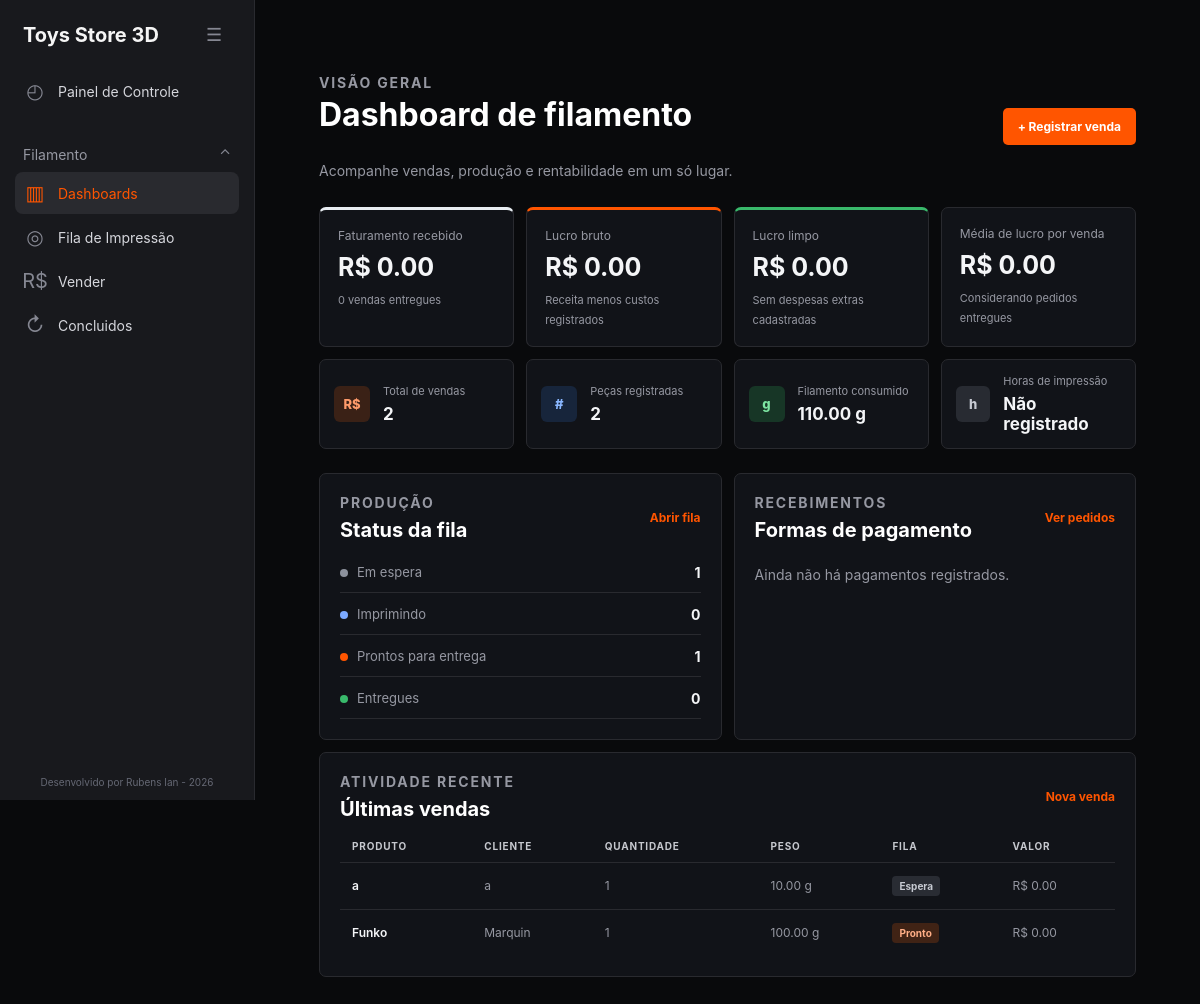
The app's page /filamento/dashboard/ (signed in), older data.
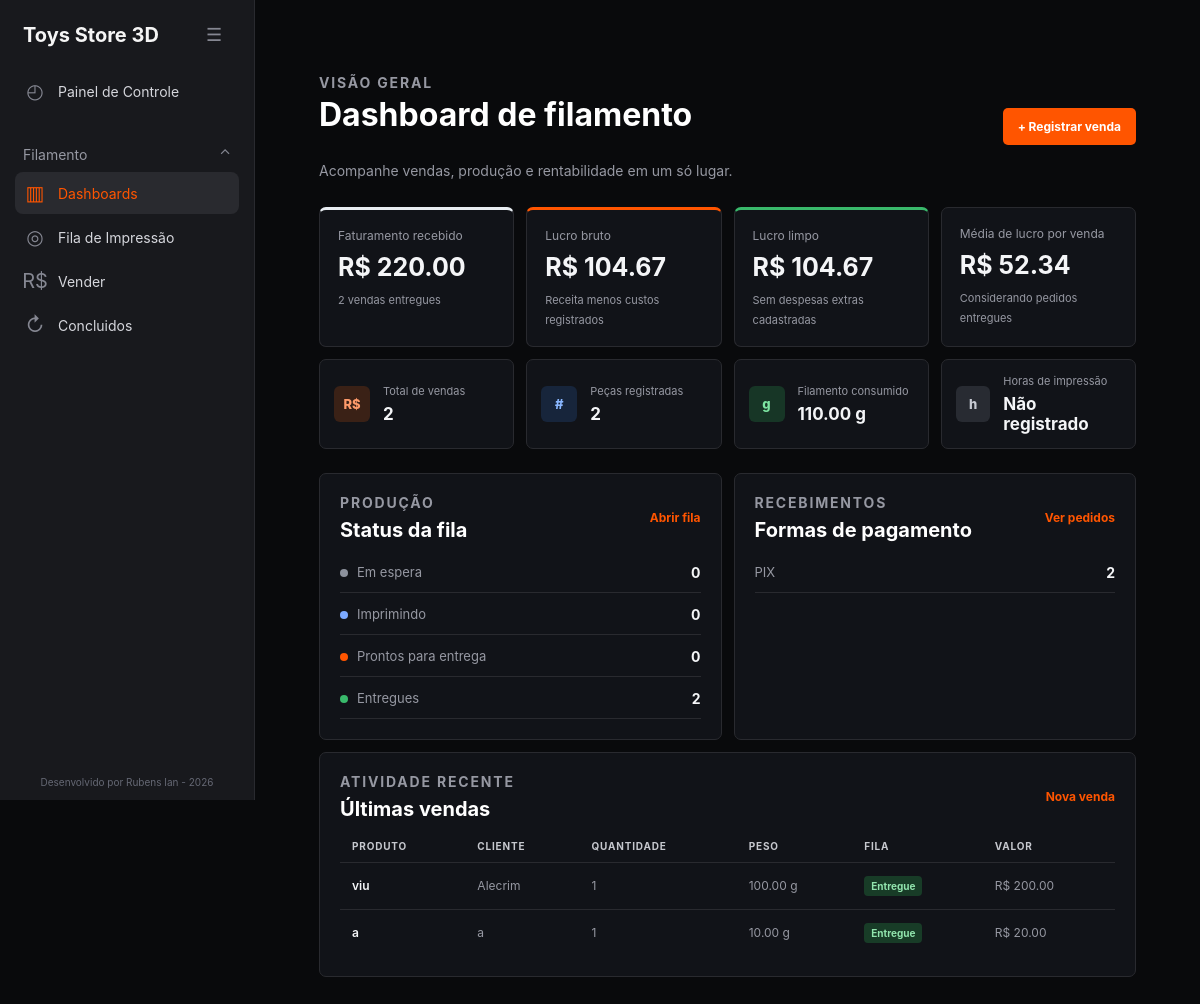
The same page, newer data.
### gestaofilamento/models.py (models this page shows, shortened)
class Venda(models.Model):
    FILA_CHOICES = [
        ('espera', 'Espera'),
        ('executando', 'Executando'),
        ('pronto', 'Pronto'),
        ('entregue', 'Entregue'),
    ]
    PAGAMENTO_CHOICES = [
        ('pix', 'PIX'),
        ('dinheiro', 'Dinheiro'),
        ('cartao_credito', 'Cartão de Crédito'),
        ('cartao_debito', 'Cartão de Débito'),
        ('pendente', 'Pendente'),
    ]
    STATUS_CHOICES = [
        ('aberto', 'Aberto'),
        ('pago', 'Pago'),
        ('cancelado', 'Cancelado'),
    ]
    id = models.AutoField(primary_key=True)
    cliente = models.CharField(max_length=150)
    produto = models.CharField(max_length=200)
    quantidade = models.PositiveIntegerField(default=1)
    peso = models.DecimalField(
        max_digits=10,
        decimal_places=2,
        default=0
    )
    link = models.URLField(blank=True, null=True)
    tamanho = models.CharField(max_length=100, blank=True, null=True)
    custo = models.DecimalField(
        max_digits=10,
        decimal_places=2,
        default=0
    )
    valor = models.DecimalField(
        max_digits=10,
        decimal_places=2,
        default=0
    )
    valor_esperado = models.DecimalField(
        max_digits=10,
        decimal_places=2,
        default=0
    )
    lucro = models.DecimalField(
        max_digits=10,
        decimal_places=2,
        default=0
    )
    lucro_percentual = models.DecimalField(
        max_digits=10,
        decimal_places=2,
        default=0
    )
    fila = models.CharField(
        max_length=20,
        choices=FILA_CHOICES,
        default='espera'
    )
    pagamento = models.CharField(
        max_length=30,
        choices=PAGAMENTO_CHOICES,
        default='pendente'
    )
    status = models.CharField(
        max_length=20,
        choices=STATUS_CHOICES,
        default='aberto'
    )
    data = models.DateTimeField(auto_now_add=True)
    observacao = models.TextField(blank=True, null=True)

### gestaofilamento/views.py (the view)
# urls.py: path("dashboard/", views.dashboard, name="dashboard"),
@login_required
def dashboard(request):
    vendas = Venda.objects.all()
    vendas_entregues = vendas.filter(fila='entregue')
    resumo = vendas.aggregate(
        quantidade_vendas=Count('id'),
        quantidade_pecas=Coalesce(
            Sum('quantidade'),
            0,
            output_field=IntegerField(),
        ),
        filamento_gramas=Coalesce(
            Sum('peso'),
            Decimal('0'),
            output_field=DecimalField(max_digits=12, decimal_places=2),
        ),
    )
    financeiro = vendas_entregues.aggregate(
        faturamento=Coalesce(
            Sum('valor'),
            Decimal('0'),
            output_field=DecimalField(max_digits=12, decimal_places=2),
        ),
        custo_total=Coalesce(
            Sum('custo'),
            Decimal('0'),
            output_field=DecimalField(max_digits=12, decimal_places=2),
        ),
        lucro_bruto=Coalesce(
            Sum('lucro'),
            Decimal('0'),
            output_field=DecimalField(max_digits=12, decimal_places=2),
        ),
        lucro_medio=Coalesce(
            Avg('lucro'),
            Decimal('0'),
            output_field=DecimalField(max_digits=12, decimal_places=2),
        ),
    )
    quantidade_entregues = vendas_entregues.count()
    fila_resumo = {
        'espera': vendas.filter(fila='espera').count(),
        'executando': vendas.filter(fila='executando').count(),
        'pronto': vendas.filter(fila='pronto').count(),
        'entregue': quantidade_entregues,
    }
    nomes_pagamento = dict(Venda.PAGAMENTO_CHOICES)
    pagamentos = [
        {
            'nome': nomes_pagamento.get(item['pagamento'], item['pagamento']),
            'total': item['total'],
        }
        for item in vendas_entregues.values('pagamento').annotate(total=Count('id')).order_by('-total')
    ]
    context = {
        **resumo,
        **financeiro,
        'lucro_liquido': financeiro['lucro_bruto'],
        'quantidade_entregues': quantidade_entregues,
        'fila_resumo': fila_resumo,
        'pagamentos': pagamentos,
        'ultimas_vendas': vendas.order_by('-data')[:5],
    }
    return render(request, 'filamento/dashboard.html', context)

### templates/filamento/dashboard.html (shortened to what the changed rows need)
{% load static %}
<!DOCTYPE html>
<html lang="pt-br">
<head>
    <link rel="stylesheet" href="{% static 'css/filamento/dashboard.css' %}">
</head>
<body>
    {% include "utilitys/sidebar.html" %}
    <main class="page-content">
        {% block content %}
        <section class="dashboard-pagina">
            <header class="dashboard-cabecalho">
                <div>
                    <h1>Dashboard de filamento</h1>
                </div>
            </header>
            <section class="dashboard-grade dashboard-grade-principal" aria-label="Resumo financeiro">
                <article class="dashboard-card dashboard-card-destaque">
                    <span class="dashboard-card-rotulo">Faturamento recebido</span>
                    <strong>R$ {{ faturamento|floatformat:2 }}</strong>
                    <small>{{ quantidade_entregues }} venda{{ quantidade_entregues|pluralize }} entregue{{ quantidade_entregues|pluralize }}</small>
                </article>
                <article class="dashboard-card dashboard-card-laranja">
                    <span class="dashboard-card-rotulo">Lucro bruto</span>
                    <strong>R$ {{ lucro_bruto|floatformat:2 }}</strong>
                    <small>Receita menos custos registrados</small>
                </article>
                <article class="dashboard-card dashboard-card-verde">
                    <span class="dashboard-card-rotulo">Lucro limpo</span>
                    <strong>R$ {{ lucro_liquido|floatformat:2 }}</strong>
                    <small>Sem despesas extras cadastradas</small>
                </article>
                <article class="dashboard-card">
                    <span class="dashboard-card-rotulo">Média de lucro por venda</span>
                    <strong>R$ {{ lucro_medio|floatformat:2 }}</strong>
                    <small>Considerando pedidos entregues</small>
                </article>
            </section>
            <section class="dashboard-layout">
                <article class="dashboard-panel">
                    <div class="dashboard-panel-cabecalho">
                        <div><p class="dashboard-eyebrow">Produção</p><h2>Status da fila</h2></div>
                    </div>
                    <div class="dashboard-status-lista">
                        <div><span><i class="status-ponto status-espera"></i>Em espera</span><strong>{{ fila_resumo.espera }}</strong></div>
                        <div><span><i class="status-ponto status-pronto"></i>Prontos para entrega</span><strong>{{ fila_resumo.pronto }}</strong></div>
                        <div><span><i class="status-ponto status-entregue"></i>Entregues</span><strong>{{ fila_resumo.entregue }}</strong></div>
                    </div>
                </article>
                <article class="dashboard-panel">
                    <div class="dashboard-panel-cabecalho">
                        <div><p class="dashboard-eyebrow">Recebimentos</p><h2>Formas de pagamento</h2></div>
                        <a href="{% url 'concluido' %}">Ver pedidos</a>
                    </div>
                    {% if pagamentos %}
                    <div class="dashboard-pagamentos">
                        {% for pagamento in pagamentos %}
                        <div><span>{{ pagamento.nome }}</span><strong>{{ pagamento.total }}</strong></div>
                        {% endfor %}
                    </div>
                    {% else %}
                    <p class="dashboard-vazio">Ainda não há pagamentos registrados.</p>
                    {% endif %}
                </article>
            </section>
            <section class="dashboard-panel dashboard-panel-ultimas">
                <div class="dashboard-panel-cabecalho">
                    <div><p class="dashboard-eyebrow">Atividade recente</p><h2>Últimas vendas</h2></div>
                </div>
                {% if ultimas_vendas %}
                <div class="dashboard-tabela-wrap">
                    <table class="dashboard-tabela">
                        <thead><tr><th>Produto</th><th>Cliente</th><th>Quantidade</th><th>Peso</th><th>Fila</th><th>Valor</th></tr></thead>
                        <tbody>
                            {% for venda in ultimas_vendas %}
                            <tr>
                                <td><strong>{{ venda.produto }}</strong></td>
                                <td>{{ venda.cliente }}</td>
                                <td>{{ venda.quantidade }}</td>
                                <td>{{ venda.peso|floatformat:2 }} g</td>
                                <td><span class="dashboard-badge dashboard-badge-{{ venda.fila }}">{{ venda.get_fila_display }}</span></td>
                                <td>R$ {{ venda.valor|floatformat:2 }}</td>
                            </tr>
                            {% endfor %}
                        </tbody>
                    </table>
                </div>
                {% else %}
                <p class="dashboard-vazio">Registre sua primeira venda para começar a acompanhar os resultados.</p>
                {% endif %}
            </section>
        </section>
        {% endblock %}
    </main>
</body>
</html>

Row changes from the older to the newer data that the page shows:
removed Venda: produto "Funko", cliente "Marquin", quantidade "1", peso "100.00", fila "Pronto", valor "0.00"
added Venda: produto "viu", cliente "Alecrim", quantidade "1", peso "100.00", fila "Entregue", valor "200.00"
changed Venda (number 2 of 2 on the later page): fila "Espera" → "Entregue"; valor "0.00" → "20.00"
Text that changed along with them:
{{ faturamento|floatformat:2 }}: "0.00" → "220.00"
{{ quantidade_entregues }}: "0" → "2"
{{ lucro_bruto|floatformat:2 }}: "0.00" → "104.67"
{{ lucro_liquido|floatformat:2 }}: "0.00" → "104.67"
{{ lucro_medio|floatformat:2 }}: "0.00" → "52.34"
{{ fila_resumo.espera }}: "1" → "0"
{{ fila_resumo.pronto }}: "1" → "0"
{{ fila_resumo.entregue }}: "0" → "2"
new list line: "PIX 2"
text no longer shown: "Ainda não há pagamentos registrados."
